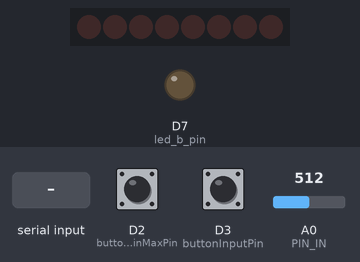
Recording of a sketch running on a simulated Arduino Zero (SAMD21). Shown: 8 shift-register outputs drawn as a row of LEDs (first output left, lit = HIGH), output pins drawn as LEDs (lit = HIGH). Wiring (inferred from the names in the program): shift register (74HC595): data D6; shift clock D8. Wiring (inferred from the signals the program sends): row of LEDs: on Q0, Q1, Q2, Q3, Q4, Q5, Q6, Q7. Dashed ring = blinking. Inputs (shaded band) come from the test bench; at power-on: D2 (buttonMinMaxPin) HIGH, D3 (buttonInputPin) HIGH, A0 (PIN_IN) = 512. Pins used as bus, display or sensor lines are not drawn; what the sketch prints to the serial monitor is not drawn.

Above: at 0.8 s.
0.9 s: "jmp 0\n" received over Serial
At 2.2 s:
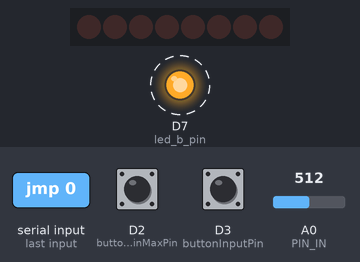
3.9 s: D2 (buttonMinMaxPin) pulled LOW for 0.15 s
7.0 s: D2 (buttonMinMaxPin) pulled LOW for 1 s
At 8.5 s:
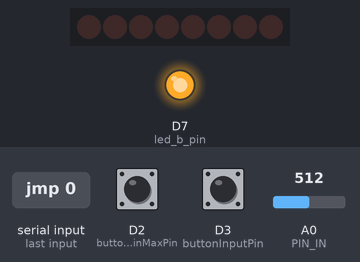
9.5 s: D2 (buttonMinMaxPin) pulled LOW for 0.15 s
12.6 s: D2 (buttonMinMaxPin) pulled LOW for 3.2 s
18.8 s: D2 (buttonMinMaxPin) pulled LOW for 0.15 s
Timing chart, 0 to 69.4 s (numbered marks = the images above; inputs shaded):
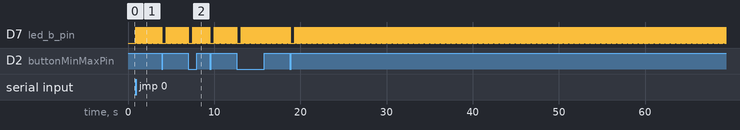

Measured:
- after the input at 0.9 s, D7 (led_b_pin): alternates HIGH for 0.01 s and LOW for 0.02 s, starting at once

The sketch:

model_2.ino
```cpp
#include <Arduino.h>
#include "model_parameters.h"
#define INPUT_SIZE 3
#define HIDDEN_SIZE1 60
#define HIDDEN_SIZE2 60
#define OUTPUT_SIZE 3

// 実装例
float relu(float x) {
    return (x > 0) ? x : 0;
}

// 実装例
void predict(float input[INPUT_SIZE], float output[OUTPUT_SIZE]) {
    float layer1[HIDDEN_SIZE1] = {0};
    float layer2[HIDDEN_SIZE2] = {0};

    // **Layer 1 計算**
    for (int i = 0; i < HIDDEN_SIZE1; i++) {
        layer1[i] = bias_1[i];
        for (int j = 0; j < INPUT_SIZE; j++) {
          layer1[i] += weight_1[i * INPUT_SIZE + j] * input[j];
        }
        layer1[i] = relu(layer1[i]); // ReLU
    }

    // **Layer 2 計算**
    for (int i = 0; i < HIDDEN_SIZE2; i++) {
        layer2[i] = bias_2[i];
        for (int j = 0; j < HIDDEN_SIZE1; j++) {
            layer2[i] += weight_2[i * HIDDEN_SIZE1 + j] * layer1[j];
        }
        layer2[i] = relu(layer2[i]); // ReLU
    }

    // **Layer 3（出力層）計算**
    for (int i = 0; i < OUTPUT_SIZE; i++) {
        output[i] = bias_3[i];
        for (int j = 0; j < HIDDEN_SIZE2; j++) {
            output[i] += weight_3[i * HIDDEN_SIZE2 + j] * layer2[j];
        }
    }
}

// RGB点灯遅延
#define RgbFlashDelay 10

// ピン割り当て
#define PIN_IN A0
#define led_r_pin 8
#define led_g_pin 6
#define led_b_pin 7
#define buttonInputPin 3
#define buttonMinMaxPin 2

// ボタン押下を検知する変数 (余計な最適化を防ぐため、volatile宣言をしている)
volatile bool buttonInputPressed = false;
volatile bool buttonMinMaxPressed = false;

// RGB読み取り用変数
float r=0, g=0, b=0;
float r_max=512, g_max=512, b_max=512;
float r_min=0, g_min=0, b_min=0;

float rgb[3]{0, 0, 0};
float RGBInput[3]{0, 0, 0};
float RGBOutput[3]{0, 0, 0};

// RGBデータメモリ
int N, M;
float **array;
int n=0, m=0;

int pushed = 0;

void buttonInput() {
    buttonInputPressed = true;
}


void buttonMinMax() {
    buttonMinMaxPressed = true;
}


float **allocateArray(int N, int M) {
    float **array = (float **)malloc(N * sizeof(float *)); // 行ポインタの確保
    if (array == NULL) {
        Serial.println("メモリ確保失敗");
        return NULL;
    }

    for (int i = 0; i < N; i++) {
        array[i] = (float *)malloc(M * sizeof(float)); // 各行のメモリ確保
        if (array[i] == NULL) {
            Serial.println("メモリ確保失敗（部分的）");
            // 確保済みのメモリを解放して終了
            for (int j = 0; j < i; j++) {
                free(array[j]);
            }
            free(array);
            return NULL;
        }
    }
    return array;
}

void read(){
    for(int count = 0 ; count <  3; count++){
        if(count == 0){
            analogWrite(led_r_pin, 255);
            analogWrite(led_g_pin,   0);
            analogWrite(led_b_pin,   0);
            delay(RgbFlashDelay);
            rgb[0] = analogRead(PIN_IN);
        }else if(count == 1){
            analogWrite(led_r_pin,   0);
            analogWrite(led_g_pin, 255);
            analogWrite(led_b_pin,   0);
            delay(RgbFlashDelay);
            rgb[1] = analogRead(PIN_IN);
        }else{
            analogWrite(led_r_pin,   0);
            analogWrite(led_g_pin,   0);
            analogWrite(led_b_pin, 255);
            delay(RgbFlashDelay);
            rgb[2] = analogRead(PIN_IN);
        }
    }
    analogWrite(led_r_pin, 0);
    analogWrite(led_g_pin, 0);
    analogWrite(led_b_pin, 0);
}


// Arduino's analog input detects 0-5V with 10-bit values
// https://deviceplus.jp/arduino/arduino_f07/
void readAndProcess(){
    read();
    RGBInput[0] = (float(rgb[0])-r_min)/r_max;
    RGBInput[1] = (float(rgb[1])-g_min)/g_max;
    RGBInput[2] = (float(rgb[2])-b_min)/b_max;

    // Monitoring read value
    // Serial.print("Measured B, R, G: ");
    // Serial.println(String(RGBInput[2])+","+String(RGBInput[0])+","+String(RGBInput[1]));

    // ニューラルネットで読み込み値を修正
    predict(RGBInput, RGBOutput);

    // predict();が存在しない初期は、値を単純に同値をコピー
    //RGBOutput[0] = RGBInput[0];
    //RGBOutput[1] = RGBInput[1];
    //RGBOutput[2] = RGBInput[2];

    // 0-255でクリッピング
    RGBOutput[0] = min(max(RGBOutput[0]*255, 0), 255);
    RGBOutput[1] = min(max(RGBOutput[1]*255, 0), 255);
    RGBOutput[2] = min(max(RGBOutput[2]*255, 0), 255);

    // Serial.print("Predicted B, R, G: ");
    //Serial.println("Blue:"+String((int)RGBOutput[2]) + ", Red:"+String((int)RGBOutput[0]) + ", Green:"+ String((i3nt)RGBOutput[1]));
    // Serial.println("Red:"+String(RGBInput[0]) + ", Green:"+ String(RGBInput[1]) + ", Blue:"+String(RGBInput[2]));
}

// このリセットコードは旧版Arduino用、Arduino UNO R4 WiFiでは不要
// void softwareReset() {
//     asm volatile ("jmp 0");  // プログラムカウンタをリセット
// }


void setup() {
  // put your setup code here, to run once:
    Serial.begin(9600);
    pinMode(led_r_pin, OUTPUT);
    pinMode(led_g_pin, OUTPUT);
    pinMode(led_b_pin, OUTPUT);
    analogWrite(led_r_pin, 0);
    analogWrite(led_b_pin, 0);
    analogWrite(led_g_pin, 0);

    pinMode(buttonInputPin, INPUT_PULLUP);
    pinMode(buttonMinMaxPin, INPUT_PULLUP);

    attachInterrupt(digitalPinToInterrupt(buttonInputPin), buttonInput, FALLING);
    attachInterrupt(digitalPinToInterrupt(buttonMinMaxPin), buttonMinMax, FALLING);

    Serial.println("画像の Height（行数）を入力してください: ");
    while (Serial.available() == 0) {
        // 何もせずに待機
    }
    N = Serial.parseInt();
    M = N*3; // RGBの値を入れるために3倍しておく
    Serial.println("Height: " + String(N));
    Serial.println("Width: " + String((int)(M/3)));
    array = allocateArray(N, M);

    if (array == NULL) {
        Serial.println("配列の確保に失敗");
        return;
    }

    // 配列を初期化
    for (int i = 0; i < N; i++) {
        for (int j = 0; j < M; j++) {
            array[i][j] = 0;
        }
    }
}

void loop() {
  // put your main code here, to run repeatedly:
    readAndProcess();

    if (buttonInputPressed) {
        array[n][m]   = RGBOutput[0];
        array[n][m+1] = RGBOutput[1];
        array[n][m+2] = RGBOutput[2];

        Serial.println(String(n)+" 行目 "+String((int)(m/3))+" 列目 の画素を読み込みました。");
        Serial.println("Red:"+String(RGBInput[0]* 100) + ", Green:"+ String(RGBInput[1] * 100) + ", Blue:"+String(RGBInput[2] * 100));

        if((m+=3)>=M){
            m = 0 ;
            if((n+=1)>=N){
                n = 0;
                Serial.println("画像の読み取りが完了しました。");
                Serial.println("以下のテキストを画像ファイル（.ppm）に貼り付けてください。");
                Serial.println("--------------------------------------------------");
                Serial.println("P3");
                Serial.println(String(N)+" "+String((int)(M/3)));
                Serial.println("255");
                for (int i = 0; i < N; i++) {
                    for (int j = 0; j < M; j++) {
                        Serial.print((int)array[i][j]);
                        Serial.print(" ");
                    }
                    Serial.println();
                }
                Serial.println("--------------------------------------------------");
                Serial.println();
                delay(500);
                //softwareReset();
                NVIC_SystemReset();
            }
        }
        buttonInputPressed = false;
    }

    if (buttonMinMaxPressed) {
        if(pushed%2==0){
            r_min=rgb[0], g_min=rgb[1], b_min=rgb[2];
            Serial.println("最小値が更新されました："+String(b_min)+","+String(r_min)+","+String(g_min));
        }
        else{
            r_max=rgb[0]-r_min, g_max=rgb[1]-g_min, b_max=rgb[2]-b_min;
            Serial.println("最大値が更新されました："+String(b_max)+","+String(r_max)+","+String(g_max));
        }
        buttonMinMaxPressed = false;  // フラグをリセット
        pushed++;
        delay(500);
    }

}
```

Source omitted: l_parameters.h (data table, 22332 bytes)
